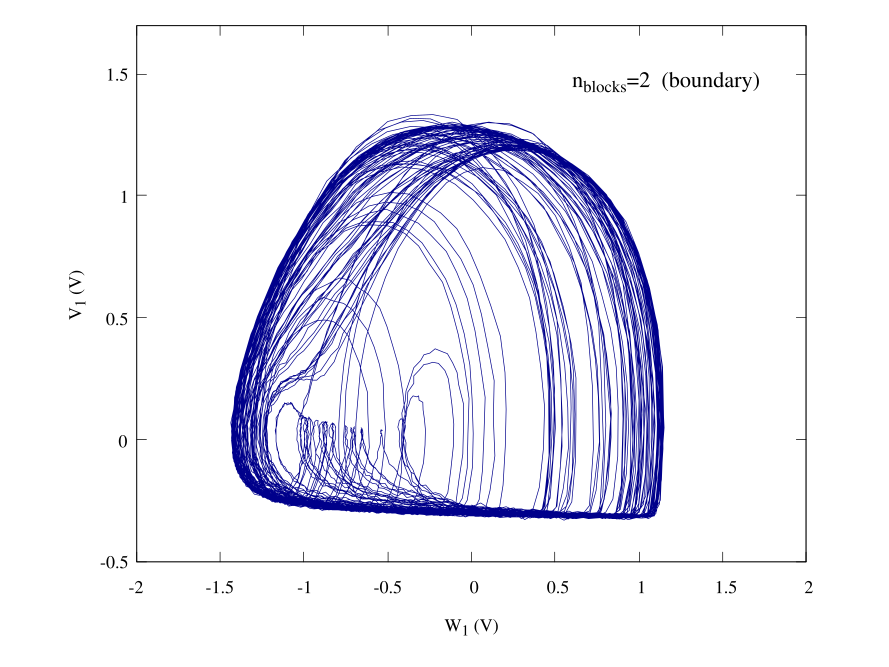

Source code (gnuplot):
set terminal qt persist
set termoption font "Times,10"
set border lw 0.5

set label at graph 0.65,0.9 "n_{blocks}=2  (boundary)" font ",12"
set xlabel "W_1 (V)"
set ylabel "V_1 (V)"
set size ratio 0.8
set xrange [-2:2]
set yrange [-0.5:1.7]
plot "2_blocks_avg.dat" u 3:2 every ::0::10000 w l notitle lc "dark-blue" lw 0.5
